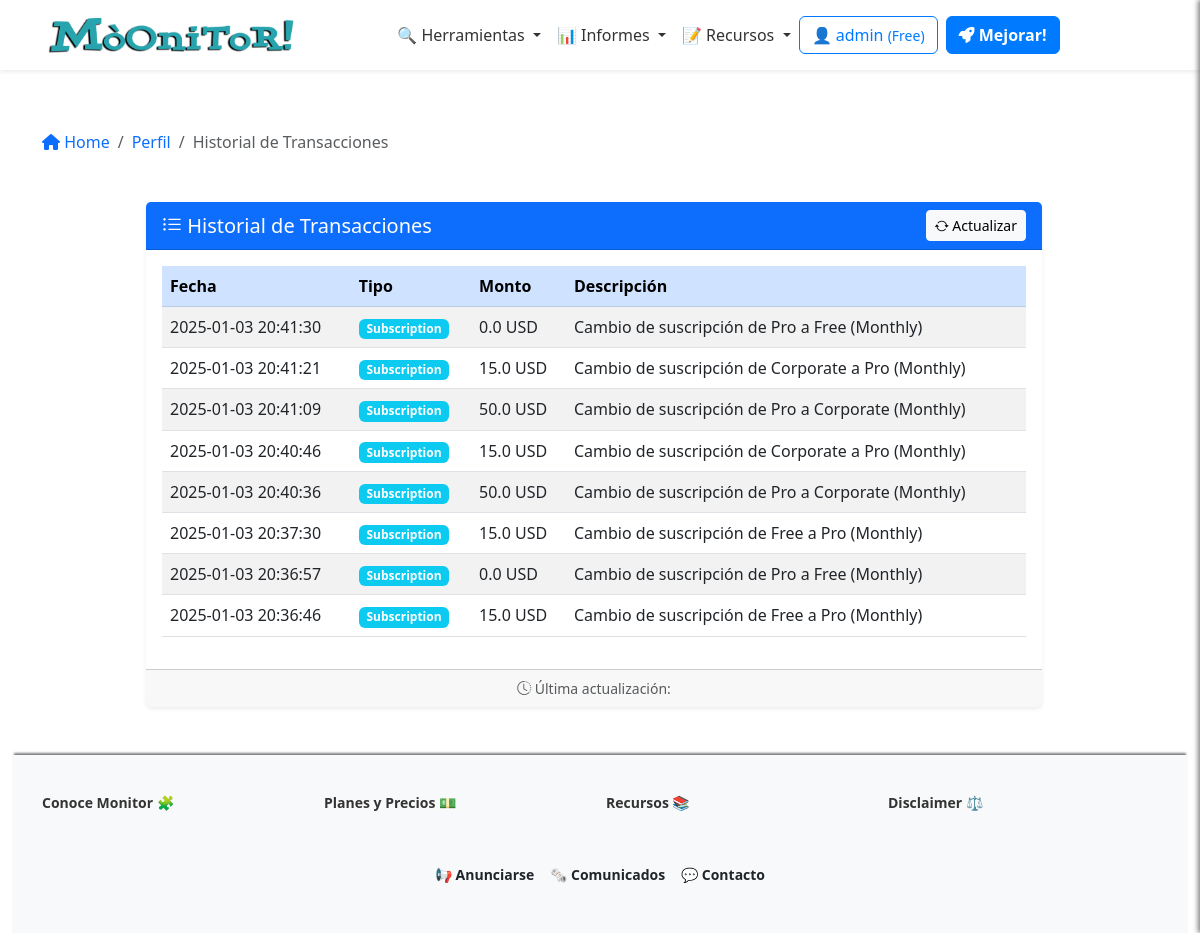
The app's page /profile/transactions (signed in), older data.
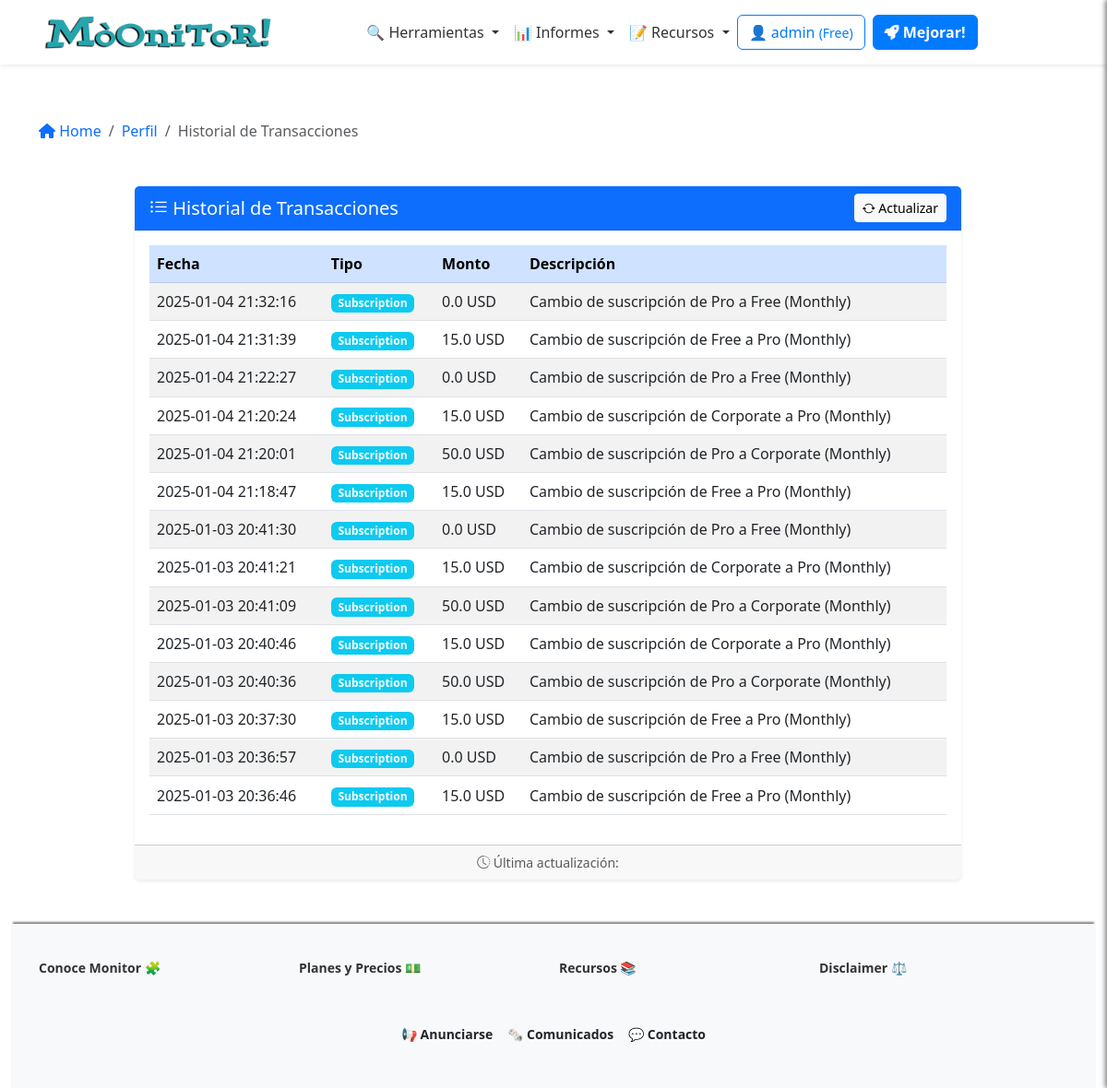
The same page, newer data.
### app/models/user_model.py (models this page shows, shortened)
class Users(UserMixin, db.Model):
    __tablename__ = 'Users'
    id = db.Column(db.Integer, primary_key=True)
    username = db.Column(db.String(80), unique=True, nullable=False)
    email = db.Column(db.String(120), unique=True, nullable=False)
    password_hash = db.Column(db.String(255), nullable=False)
    token = db.Column(db.String(255), index=True, unique=True)
    active = db.Column(db.Boolean, default=False)
    registered_on = db.Column(db.DateTime, nullable=False, default=datetime.datetime.utcnow)
    config = db.Column(JSONType)
    role = db.Column(db.String(20), nullable=False, default='usuario')
    subscription_plan = db.Column(Enum('Free', 'Pro', 'Corporate', name='subscription_plans'), default='Free')
    subscription_currency = db.Column(db.String(3), default='USD')  # ISO currency codes (e.g., USD, EUR)
    subscription_expiration = db.Column(db.DateTime, nullable=True)
    subscription_frequency = db.Column(Enum('Monthly', 'Annually', name='subscription_frequency'), default='Monthly')
    primary_payment = db.Column(JSONType, nullable=True)  # IBAN, SWIFT, etc.
    secondary_payment = db.Column(JSONType, nullable=True)
    transactions = db.relationship('Transaction', backref='user', lazy=True)

class Transaction(db.Model):
    __tablename__ = 'Transactions'
    id = db.Column(db.Integer, primary_key=True)
    user_id = db.Column(db.Integer, db.ForeignKey('Users.id'), nullable=False)
    amount = db.Column(db.Float, nullable=False)
    transaction_type = db.Column(db.String(50), nullable=False)  # payment, refund, etc.
    description = db.Column(db.String(255), nullable=True)
    timestamp = db.Column(db.DateTime, nullable=False, default=datetime.datetime.utcnow)

### app/views/user_views.py (the view)
@app.route('/profile/transactions')
@login_required
def transaction_history():
    breadcrumbs = [{'url': '/profile', 'text': 'Perfil'}, {'url': '/profile/transactions', 'text': 'Historial de Transacciones'}]
    transactions = Transaction.query.filter_by(user_id=current_user.id).order_by(Transaction.timestamp.desc()).all()
    user = Users.query.get(current_user.id)
    return render_template('user/transactions.html', transactions=transactions, breadcrumbs=breadcrumbs, user=user)

### app/__init__.py (called while the page is built)
@app.context_processor
def inject_sidebar_info():
    return dict(is_admin=current_user.is_authenticated and current_user.role == 'admin')

@app.context_processor
def inject_breadcrumb():
    breadcrumbs = [
        {'url': '/', 'text': 'Inicio'},
        {'url': '/profile', 'text': 'Opcion 1'},
        {'url': '/profile/edit', 'text': 'Sub opcion 1'}
    ]
    return {'breadcrumbs': breadcrumbs}

@app.context_processor
def inject_grouped_tools():
    grouped_tools = {}
    for category, tools_in_category in groupby(sorted(tools, key=itemgetter('category')), key=itemgetter('category')):
        subcategories = {}
        for subcategory, tools_in_subcategory in groupby(sorted(tools_in_category, key=itemgetter('subcategory')), key=itemgetter('subcategory')):
            subcategories[subcategory] = list(tools_in_subcategory)
        grouped_tools[category] = subcategories
    return dict(grouped_tools=grouped_tools)

@login_manager.user_loader
def load_user(user_id):
    return Users.query.get(int(user_id))

### app/templates/user/transactions.html (shortened to what this page needs)
{% extends "base.html" %}
{% block content %}
{% include 'inc/breadcrumbs.html' %}
<div class="container my-5 mb-5">
    <div class="row justify-content-center">
        <div class="col-lg-10">
            <div class="card shadow-sm border-0">
                <div class="card-header bg-primary text-white d-flex justify-content-between align-items-center">
                    <h2 class="h5 mb-0"><i class="bi bi-list-ul"></i> Historial de Transacciones</h2>
                    <button class="btn btn-light btn-sm">
                        <i class="bi bi-arrow-repeat"></i> Actualizar
                    </button>
                </div>
                <div class="card-body">
                    {% if transactions %}
                    <table id="transactionsTable" class="table table-striped table-hover align-middle">
                        <thead class="table-primary">
                            <tr>
                                <th scope="col">Fecha</th>
                                <th scope="col">Tipo</th>
                                <th scope="col">Monto</th>
                                <th scope="col">Descripción</th>
                            </tr>
                        </thead>
                        <tbody>
                            {% for transaction in transactions %}
                            <tr>
                                <td>{{ transaction.timestamp.strftime('%Y-%m-%d %H:%M:%S') }}</td>
                                <td>
                                    <span class="badge {% if transaction.transaction_type == 'Subscription' %}bg-info{% else %}bg-secondary{% endif %}">
                                        {{ transaction.transaction_type }}
                                    </span>
                                </td>
                                <td>{{ transaction.amount }} {{ user.subscription_currency }}</td>
                                <td>{{ transaction.description }}</td>
                            </tr>
                            {% endfor %}
                        </tbody>
                    </table>
                    {% else %}
                    <div class="alert alert-warning text-center" role="alert">
                        <i class="bi bi-info-circle"></i> No se encontraron transacciones.
                    </div>
                    {% endif %}
                </div>
                <div class="card-footer text-muted small text-center">
                    <i class="bi bi-clock-history"></i> Última actualización: {{ current_time }}
                </div>
            </div>
        </div>
    </div>
</div>
{% endblock %}

### app/templates/base.html (shortened to what this page needs)
<!DOCTYPE html>
<html lang="en">
<head>
    <link href="https://cdn.jsdelivr.net/npm/bootstrap@5.3.0-alpha1/dist/css/bootstrap.min.css" rel="stylesheet">
    <link href="https://cdnjs.cloudflare.com/ajax/libs/font-awesome/6.0.0-beta3/css/all.min.css" rel="stylesheet">
    <link href="https://cdn.jsdelivr.net/npm/simple-datatables@latest/dist/style.css" rel="stylesheet">
    <link rel="stylesheet"
        href="https://cdnjs.cloudflare.com/ajax/libs/bootstrap-icons/1.8.1/font/bootstrap-icons.min.css">
    <link rel="stylesheet" href="{{ url_for('static', filename='css/style.css') }}">
</head>
<body>
    {% include 'inc/header.html' %}
    <div class="container-fluid">
        <div class="row-0">
            <div class="col" id="main-content">
                <div class="container mt-0">
                    {% block content %}
                    {% endblock %}
                </div>
                {% include 'inc/footer.html' %}
            </div>
        </div>
    </div>
</body>
</html>

### app/templates/inc/header.html
<header class="header">
  {% include 'inc/navbar.html' %}
</header>

### app/templates/inc/navbar.html (shortened to what this page needs)
<nav class="navbar navbar-expand-lg navbar-light bg-white shadow-sm">
  <div class="container">
    <a class="navbar-brand mx-auto" href="{{ url_for('index') }}">
      <img src="{{ url_for('static', filename='logo.png') }}" alt="Logo" height="50"
        class="d-inline-block align-text-top">
    </a>
    <div class="collapse navbar-collapse justify-content-center" id="navbarNav">
      <ul class="navbar-nav align-items-center">
        <li class="nav-item dropdown">
          <a class="nav-link dropdown-toggle" href="#" id="domainDnsDropdown" role="button" data-bs-toggle="dropdown"
            aria-expanded="false">
            🔍 Herramientas
          </a>
        </li>
        <li class="nav-item dropdown">
          <a class="nav-link dropdown-toggle" href="#" id="domainDnsDropdown" role="button" data-bs-toggle="dropdown"
            aria-expanded="false">
            📊 Informes
          </a>
        </li>
        <li class="nav-item dropdown">
          <a class="nav-link dropdown-toggle" href="#" id="domainDnsDropdown" role="button" data-bs-toggle="dropdown"
            aria-expanded="false">
            📝 Recursos
          </a>
        </li>
      </ul>
    <div class="d-flex flex-column flex-sm-row align-items-center justify-content-center ms-0 mb-3 mt-3">
      {% if current_user.is_authenticated %}
          <a href="/dashboard" class="btn btn-outline-primary mb-2 mb-sm-0 me-sm-2">
              <span class="item-responsive">👤 {{ current_user.username }}
                  <small>({{ current_user.subscription_plan }})</small>
              </span>
          </a>
          {% if current_user.subscription_plan == "Free" %}
              <a class="btn btn-primary mb-2 mb-sm-0 me-sm-2 text-decoration-none fw-semibold" href="{{ url_for('edit_subscription') }}">
                  <i class="fa-solid fa-rocket"></i> Mejorar!
              </a>
          {% elif current_user.subscription_plan == "Pro" %}
              <a class="btn btn-primary mb-2 mb-sm-0 me-sm-2 text-decoration-none fw-semibold" href="{{ url_for('edit_subscription') }}">
                  <i class="fa-solid fa-crown"></i> Probar Corporate!
              </a>
          {% endif %}
      {% endif %}
  </div>
    </div>
  </div>
</nav>

### app/templates/inc/breadcrumbs.html
{% if breadcrumbs %}
        <nav aria-label="breadcrumb">
            <ol class="breadcrumb bg-transparent p-0 mb-4">
                <li class="breadcrumb-item">
                    <a href="/" class="text-decoration-none">
                        <i class="fa-solid fa-house"></i> Home
                    </a>
                </li>
                {% for crumb in breadcrumbs %}
                {% if loop.last %}
                <li class="breadcrumb-item active" aria-current="page">{{ crumb.text }}</li>
                {% else %}
                <li class="breadcrumb-item">
                    <a href="{{ crumb.url }}" class="text-decoration-none">{{ crumb.text }}</a>
                </li>
                {% endif %}
                {% endfor %}
            </ol>
        </nav>
{% endif %}

### app/templates/inc/footer.html
<footer>
  <div class="container">
    <div class="row">
      <div class="col-md-3 footer-column">
        <h6 class="dropdown-header">Conoce Monitor 🧩</h6>
      </div>
      <div class="col-md-3 footer-column">
        <h6 class="dropdown-header">Planes y Precios 💵</h6>
      </div>
      <div class="col-md-3 footer-column">
        <h6 class="dropdown-header">Recursos 📚</h6>
      </div>
      <div class="col-md-3 footer-column">
        <h6 class="dropdown-header">Disclaimer ⚖️</h6>
      </div>
    </div>
  </div>
  <div class="top-bar d-flex justify-content-center align-items-center py-2 bg-light">
    <div class="d-flex flex-wrap gap-3">
      <a href="#" class="text-dark text-decoration-none fw-semibold">📢 Anunciarse</a>
      <a href="#" id="showSidebar" class="text-dark text-decoration-none fw-semibold">🗞️ Comunicados</a>
      <a href="#" class="text-dark text-decoration-none fw-semibold">💬 Contacto</a>
    </div>
  </div>
</footer>

### app/static/css/style.css (style rules this page uses)
:root { --primary-color: #007bff; --secondary-color: #6c757d; --background-color: #f8f9fa; --text-color: #212529; --info-color: #7c71c5; --navbar-background: white; --navbar-shadow: 0 4px 2px -2px rgba(0, 0, 0, 0.1); --navbar-link: #333; --white: #fff; --featured-column: #f9f9f9; --menu-header: #000; --menu-separator: #ccc; }
body { display: flex; flex-direction: column; min-height: 100vh; background-image: url('https://ciberpunk.es/wp-content/uploads/2020/12/finance4-section-bg2.png'); background-repeat: repeat-y; background-blend-mode: normal; }
.container-fluid { flex: 1; }
.info-bar, .top-bar { font-size: 14px; padding: 5px 0; }
.top-bar a { color: var(--text-color) !important; text-decoration: none; }
.navbar { background-color: var(--navbar-background); box-shadow: var(--navbar-shadow); width: 100%; display: block; padding: 0; box-shadow: var(--navbar-shadow); position: relative; }
.navbar-nav .nav-link { color: var(--navbar-link); }
.btn-primary { background-color: var(--primary-color); border-color: var(--primary-color); }
.btn-outline-primary { border-color: var(--primary-color); color: var(--primary-color); }
footer { background-color: #f8f9fa; padding: 40px 0; color: #333; box-shadow: 0 -4px 2px -2px gray; }
footer .footer-column { margin-bottom: 30px; }
footer .footer-column h6 { font-weight: bold; margin-bottom: 15px; }
#main-content { margin-top: 60px; }
.row { margin-right: 0 !important; }

### app/templates/inc/navbar.html (style rules this page uses)
.dropdown-header { font-weight: bold; margin-bottom: 2px; }

Row changes from the older to the newer data that the page shows:
added Transaction: {{ user.subscription_currency }} "USD"
added Transaction: {{ user.subscription_currency }} "USD"
added Transaction: {{ user.subscription_currency }} "USD"
added Transaction: {{ user.subscription_currency }} "USD"
added Transaction: {{ user.subscription_currency }} "USD"
added Transaction: {{ user.subscription_currency }} "USD"
